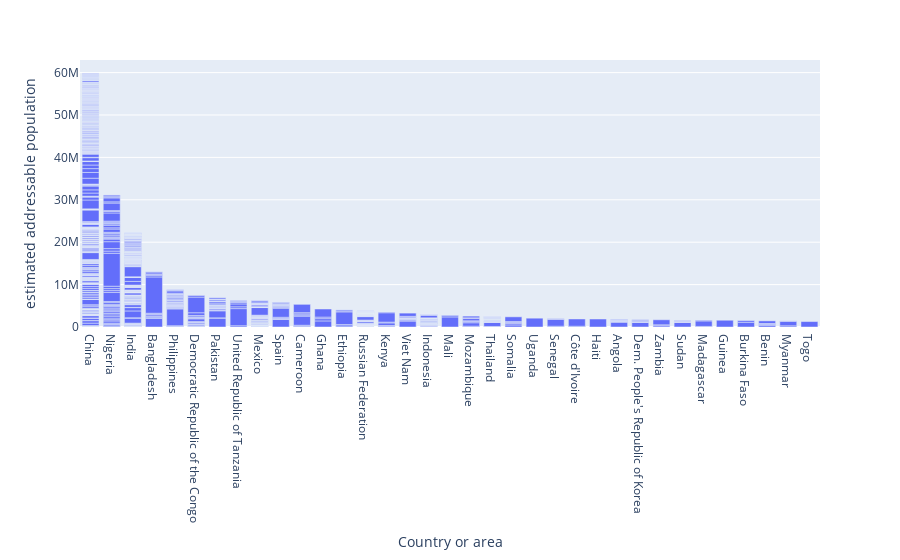

This figure's notebook cell:
### Code cell
df.sort_values(by='country total eap', ascending=False, inplace=True)
px.bar(df[:1032], x='Country or area', y='estimated addressable population')

### Figure 1 — Plotly figure (JSON) as saved in the notebook; plotly's stock layout.template omitted (floating-point values rounded to 4 significant figures; data arrays with more than 128 entries replaced by an {"elided": "..."} marker saying what was removed)
{"data": [{"alignmentgroup": "True", "hovertemplate": "Country or area=%{x}<br>estimated addressable population=%{y}<extra></extra>", "legendgroup": "", "marker": {"color": "#636efa", "pattern": {"shape": ""}}, "name": "", "offsetgroup": "", "orientation": "v", "showlegend": false, "textposition": "auto", "type": "bar", "x": {"elided": "1032 str values"}, "xaxis": "x", "y": {"elided": "1032 int values"}, "yaxis": "y"}], "layout": {"barmode": "relative", "legend": {"tracegroupgap": 0}, "margin": {"t": 60}, "xaxis": {"anchor": "y", "domain": [0, 1], "title": {"text": "Country or area"}}, "yaxis": {"anchor": "x", "domain": [0, 1], "title": {"text": "estimated addressable population"}}}}
